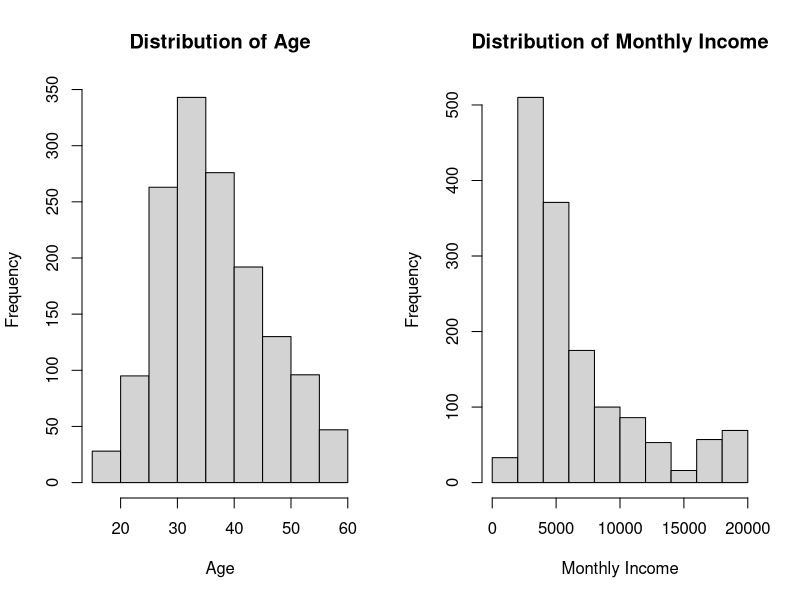

Write the R code that produced this figure.
#######
# Talent Management
# Tiger Team - Case Study 2: Adil Siraj, Garrett Mozey, Dana Geislinger, & Luay Dajani
# for SMU MSDS 6306 Spring 2018
#######

# 2a
# Read raw data
dfm_attrition_data = read.csv("data/CaseStudy2-data.csv")

# Explore data structure and print number of data rows/columns
str(dfm_attrition_data)
cat(paste("Rows:\t",
          dim(dfm_attrition_data)[1],
          "\nColumns:",
          dim(dfm_attrition_data)[2]
          )
    )

# 2b-d
# Clean raw data names and shorten under 12 characters
names(dfm_attrition_data)[3] = "TravelFreq"
names(dfm_attrition_data)[6] = "Distance"
names(dfm_attrition_data)[8] = "EducField"
names(dfm_attrition_data)[9] = "Count"
names(dfm_attrition_data)[10] = "EmployeeNum"
names(dfm_attrition_data)[11] = "EnvironRate"
names(dfm_attrition_data)[14] = "JobInvolve"
names(dfm_attrition_data)[17] = "JobSatis"
names(dfm_attrition_data)[18] = "Marriage"
names(dfm_attrition_data)[19] = "MonIncome"
names(dfm_attrition_data)[21] = "NumCompany"
names(dfm_attrition_data)[24] = "PayIncPct"
names(dfm_attrition_data)[25] = "Performance"
names(dfm_attrition_data)[26] = "Relationship"
names(dfm_attrition_data)[27] = "StdHours"
names(dfm_attrition_data)[28] = "StockOption"
names(dfm_attrition_data)[29] = "YearsWorked"
names(dfm_attrition_data)[30] = "TrainLastYr"
names(dfm_attrition_data)[31] = "WorkLifeBal"
names(dfm_attrition_data)[32] = "YearsAtComp"
names(dfm_attrition_data)[33] = "YearsInPos"
names(dfm_attrition_data)[34] = "LstPromoted"
names(dfm_attrition_data)[35] = "YearsSprvsr"

# 2d
# Convert numeric categorical variables to factors
general_ratings = c("Low", "Medium", "High", "Very High")
dfm_attrition_data$EnvironRate = factor(dfm_attrition_data$EnvironRate, labels=general_ratings)
dfm_attrition_data$JobInvolve = factor(dfm_attrition_data$JobInvolve, labels=general_ratings)
dfm_attrition_data$JobSatis = factor(dfm_attrition_data$JobSatis, labels=general_ratings)

# 1/2 (Low/Medium) factors omitted, as nobody in data set ranked their performance lower than 3
dfm_attrition_data$Performance = factor(dfm_attrition_data$Performance,
                                        labels=c("Excellent", "Outstanding")
                                        )
dfm_attrition_data$Relationship = factor(dfm_attrition_data$Relationship, labels=general_ratings)
dfm_attrition_data$WorkLifeBal = factor(dfm_attrition_data$WorkLifeBal,
                                        labels=c("Bad", "Good", "Better", "Best")
                                        )
dfm_attrition_data$Education = factor(dfm_attrition_data$Education,
                                      labels=c("Below College", "College", "Bachelor", "Master", "Doctor")
                                      )
dfm_attrition_data$StockOption = factor(dfm_attrition_data$StockOption)

# 3b
# Select 7 relevant numeric variables for descriptive statistics table
dfm_nstats = dfm_attrition_data[, c("Age",
                                    "MonIncome",
                                    "PayIncPct",
                                    "Distance",
                                    "YearsWorked",
                                    "YearsAtComp",
                                    "LstPromoted",
                                    "YearsInPos"
                                    )
                                ]

# Print data.frame of descriptive statistics of 7 variables
dfm_desc_stats = as.data.frame(sapply(dfm_nstats, summary))
dfm_desc_stats

# Create histograms for Age and Monthly Income
par(mfrow=c(1,2))
hist(dfm_nstats$Age,
     main="Distribution of Age",
     xlab="Age"
     )
hist(dfm_nstats$MonIncome,
     main="Distribution of Monthly Income",
     xlab="Monthly Income"
     )

# Description (add as normal text in Rmd):
# Age appears fairly normally distributed about the mean with some slight right skew.
# Monthly Income appears heavily right skewed, and also appears bimodal at approximately 5,000 and 20,000.

# 3c
# Get frequency of Education, Gender and Occupation
dfm_factors = dfm_attrition_data[, c("Gender",
                                     "Education",
                                     "JobRole"
                                     )
                                 ]
list_freq = sapply(sapply(dfm_factors, table), prop.table)
dfm_gender_freq = as.data.frame(list_freq[1])
dfm_educ_freq = as.data.frame(list_freq[2])
dfm_occup_freq = as.data.frame(list_freq[3])
names(dfm_gender_freq) = c("Gender", "Frequency")
names(dfm_educ_freq) = c("EducationLevel", "Frequency")
names(dfm_occup_freq) = c("JobTitle", "Frequency")
dfm_gender_freq
dfm_educ_freq
dfm_occup_freq


# 3d
int_male = length(dfm_attrition_data[dfm_attrition_data$Gender == "Male","Gender"])

int_female = length(dfm_attrition_data[dfm_attrition_data$Gender == "Female","Gender"])

int_male_attr = length(dfm_attrition_data[dfm_attrition_data$Gender == "Male" & 
                                            dfm_attrition_data$Attrition == "Yes"
                                          ,"Gender"])

int_female_attr = length(dfm_attrition_data[dfm_attrition_data$Gender == "Female" & 
                                              dfm_attrition_data$Attrition == "Yes"
                                            ,"Gender"])

total = int_female + int_male

percent_male = int_male / total
percent_female = int_female / total

percent_male_attr = int_male_attr / int_male
percent_female_attr = int_female_attr / int_female



